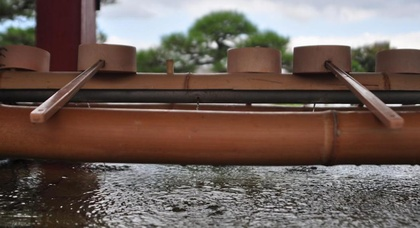
%> input picture libs/metrics/include/saliency-master/code_forMetrics/FastEMD/demo_FastEMD4/3.jpg, 420 x 228 px, shrunk from 1054 x 571 before the run
$ octave SWAM_demo.m   (GNU Octave 9; MATLAB toolbox functions it lacks are replaced by stand-ins)
%> lines starting %> are read from the running program, lines starting %| are printed output that depends on the picture
### libs/Xim/rgb2opponent.m
function opp_img = rgb2opponent(img, gamma, srgb_flag)
% Converts rgb values into opponent color values.
%
% outputs:
%   opp_img: opponent image
%
% inputs:
%   img: s/rgb image with values between 0 and 255 or between 0 and 1
%   gamma: gamma value for gamma correction
%   srgb_flag: 0 if img is rgb; 1 if img is srgb

img = double(img);

% normalise RGB values if necessary:
if max(img(:)) > 1
    img = img/255;
end

if srgb_flag
    % perform gamma correction:
    img_sRGB_temp1 = (img/12.92).*(img <= 0.04045);
    img_sRGB_temp2 = (((img + 0.055)/1.055).^gamma).*(img > 0.04045);
    img_sRGB       = img_sRGB_temp1 + img_sRGB_temp2;

    R = img_sRGB(:,:,1);
    G = img_sRGB(:,:,2);
    B = img_sRGB(:,:,3);
else
    R = img(:,:,1);
    G = img(:,:,2);
    B = img(:,:,3);
end

% We assume white light. Therefore, we use the simplified version of
% opponent color transform
O1 = R-G;
O2 = R+G-2*B;
O3 = R+G+B;

O13 = O1;
O23 = O2;

% For intensity-normalized chromatic channel
O13 = O1./O3;
O23 = O2./O3;

O13(isnan(O13)) = 0;
O23(isnan(O23)) = 0;

opp_img(:,:,1) = O13;
opp_img(:,:,2) = O23;
opp_img(:,:,3) = O3;

### libs/nd2-david_v1/libs/CIWaM/add_padding.m
function image_padded = add_padding(image)
% Pads image so that dimensions are powers of 2.
%
% outputs:
%   image_padded: padded image.
%
% inputs:
%   image: input image.

[height width] = size(image);

% pad image when dimensions are not powers of 2/equal to each other:
nearest_pow = 2^ceil(log2(max(width,height)));
image_padded = zeros(nearest_pow);
image_padded(1:height,1:width) = image;
image_padding = nearest_pow - [height width];

% pad right extreme:
if image_padding(2) < width
    image_padded(1:height,(width + 1):end) = fliplr(image(:,(end-image_padding(2)):(end - 1)));

% deal with padding when >= image
else
    numImgs = floor(image_padding(2)/width);
    extra_padding = image_padding(2) - numImgs*width + numImgs + 1;
    padding = [];
    for i = 1:numImgs
        if rem(i,2) == 1
            padding = [padding fliplr(image(:,1:(width-1)))];
        else
            padding = [padding image(:,2:width)];
        end
    end
    if rem(i,2) == 1
        padding = [padding image(:,2:extra_padding)];
    else
        padding = [padding fliplr(image(:,end - extra_padding+2:end))];
    end
    image_padded(1:height,(width+1):end) = padding;
end

% pad bottom extreme:
if image_padding(1) < height
    image_padded((height+1):end,:) = flipud(image_padded((height-image_padding(1)):(height - 1),:));

% deal with padding when >= image
else
    numImgs = floor(image_padding(1)/height);
    extra_padding = image_padding(1) - numImgs*height + numImgs + 1;
    padding = [];
    for i = 1:numImgs
        if rem(i,2) == 1
            padding = [padding; flipud(image_padded(1:(height-1),:))];
        else
            padding = [padding; image_padded(2:height,:)];
        end
    end
    if rem(i,2) == 1
        padding = [padding; image_padded(2:extra_padding,:)];
    else
        padding = [padding; flipud(image_padded(end - extra_padding+2:end,:))];
    end
    image_padded((height+1):end,:) = padding;
end

end

### libs/nd2-david_v1/libs/CIWaM/DWT.m
function [w c] = DWT(image, wlev)
% Implementation of Mallate Discrete Wavelet Transform.
%
% outputs:
%   w: cell array of length wlev, containing wavelet planes in 3
%   orientations.
%   c: cell array of length c, containing residual planes.
%
% inputs:
%   image: input image to be decomposed.
%   wlev: # of wavelet levels.

% pad image so that dimensions are powers of 2:
image = add_padding(image);

% Defined 1D Gabor-like filter:
h = [1./16.,1./4.,3./8.,1./4.,1./16.];

energy = sum(h);
inv_energy = 1/energy;
h = h*inv_energy;
w = cell(wlev,1);
c = cell(wlev,1);

for s = 1:wlev
    img_dim = size(image,1);
    orig_image = image;
    inv_sum = 1/sum(h);

    % decimate image along horizontal direction
    prod = symmetric_filtering(image, h)*inv_sum;          % blur
    HF = prod;
    tmp_prod = zeros(size(prod));
    tmp_prod(:,1:2:img_dim) = prod(:,1:2:img_dim);         % downsample

    tmp_prod2 = symmetric_filtering(tmp_prod, h)*inv_sum;  % blur downsampled image horizontally
    GF = image - 2*tmp_prod2;                              % horizontal frequency info

    % decimate image along vertical direction
    prod = symmetric_filtering(HF, h')*inv_sum;            % blur
    HHF = prod;
    tmp_prod = zeros(size(prod));
    tmp_prod(1:2:img_dim,:) = prod(1:2:img_dim,:);         % downsample

    tmp_prod2 = symmetric_filtering(tmp_prod, h')*inv_sum; % blur downsampled image vertically
    GHF = HF - 2*tmp_prod2;                                % vertical wavelet plane

    % decimate GF along vertical direction
    prod = symmetric_filtering(GF, h')*inv_sum;            % blur
    tmp_prod = zeros(size(prod));
    tmp_prod(1:2:img_dim,:) = prod(1:2:img_dim,:);         % downsample

    HGF = 2*symmetric_filtering(tmp_prod, h')*inv_sum;     % horizontal wavelet plane

    % save horizontal and vertical wavelet planes:
    w{s,1}(:,:,1) = HGF;
    w{s,1}(:,:,2) = GHF;

    % Downsample residual image, HHF:
    HHF = HHF(1:2:img_dim,1:2:img_dim);

    % save residual
    C      = HHF;
    c{s,1} = C;

    % upsample residual image:
    HHF = upsample(upsample(HHF,2)',2)';

    % blur with vertical filter:
    image = 2*symmetric_filtering(HHF, h')*inv_sum;

    % blur with horizontal filter:
    image = 2*symmetric_filtering(image, h)*inv_sum;

    % Create and save wavelet plane:
    DF = orig_image - (image + HGF + GHF);
    w{s,1}(:,:,3) = DF;

    % Downsample residual image:
    image = HHF(1:2:img_dim,1:2:img_dim);

end

end

### libs/nd2-david_v1/libs/CIWaM/symmetric_filtering.m
function b = symmetric_filtering(a, h)
% Filter a with h, using symmetric filtering at the edges, where extreme
% edges are not mirrored.
%
% outputs:
%   b: filtered matrix
%
% inputs:
%   a: input matrix
%   h: filter

% Extent of padding is half radius of filter:
pad_sz = floor(length(h)/2);

a_padded = mirroring(a, pad_sz);                  % pad edges
b_padded = imfilter(a_padded, h);                 % filter padded matrix
b        = b_padded((pad_sz + 1):(end - pad_sz),(pad_sz + 1):(end - pad_sz)); % remove padding

end

function mc = mirroring(w,n)
% Mirrors edges of the wavelet plane as a form of edge padding.
%
% outputs:
%   mc: padded wavelet plane
%
% inputs:
%   w: wavelet plane
%   n: extent of padding

[i j] = size(w);
A     = flipud(w(2:(2+n-1),:));    % top padding
B     = flipud(w(i-n:i-1,:));      % bottom padding
mc    = [A;w;B];                   % add padding

A  = fliplr(mc(:,2:(2+n-1)));      % left padding
B  = fliplr(mc(:,j-n:j-1));        % right padding
mc = [A mc B];                     % add padding

end

### libs/SWAM_for_distro/SWAM.m
function smap = SWAM(img, window_sizes, wlev, gamma, srgb_flag, nu_0)
% returns saliency map for image
%
% outputs:
%   smap: saliency map for image
%
% inputs:
%   imag: input image
%   window sizes: window sizes for computing relative contrast; suggested
%   value of [13 26]
%   wlev: # of wavelet levels
%   gamma: gamma value for gamma correction
%   srgb_flag: 0 if img is rgb; 1 if img is srgb
%   nu_0: peak spatial frequency for CSF; suggested value of 4

% convert opponent colour space of colour images:
opp_img = rgb2opponent(img, gamma, srgb_flag);

% generate swam for each channel:
rec(:,:,1) = SWAM_per_channel(opp_img(:,:,1),wlev,nu_0,'colour',window_sizes);
rec(:,:,2) = SWAM_per_channel(opp_img(:,:,2),wlev,nu_0,'colour2',window_sizes);
rec(:,:,3) = SWAM_per_channel(opp_img(:,:,3),wlev,nu_0,'intensity',window_sizes);

% combine channels:
[m n p] = size(img);
s_map   = sqrt(sum(rec.^2,3))*(m*n);

% normalise:
map_max = max(s_map(:));
map_min = min(s_map(:));
smap    = floor(255*(s_map - map_min)/(map_max - map_min));

end

function rec = SWAM_per_channel(channel,wlev,nu_0,mode,window_sizes)
% returns saliency map for channel
%
% outputs:
%   rec: saliency map for channel
%
% inputs:
%   channel: opponent colour channel for which saliency map will be computed
%   wlev: # of wavelet levels
%   nu_0: peak spatial frequency for CSF; suggested value of 4
%   mode: type of channel i.e. colour or intensity
%   window sizes: window sizes for computing relative contrast; suggested
%   value of [13 26]

channel = double(channel);
[w wc]  = DWT(channel,wlev);

%figure;
allZctr = cell([wlev 3]);
allws = cell([wlev 3]);
allalpha = cell([wlev 3]);

% for each scale:
for s = 1:wlev
    % for horizontal, vertical and diagonal orientations:
    for orientation = 1:3

    	% retrieve wavelet plane:
        ws = w{s,1}(:,:,orientation);
        allws{s}{orientation} = ws;


    	% calculate center-surround responses:
        Zctr = relative_contrast(ws,orientation, window_sizes);
        allZctr{s}{orientation} = Zctr;


        % return alpha values:
        alpha = generate_csf(Zctr, s, nu_0, mode);
        allalpha{s}{orientation} = alpha;

        % save alpha value:
        wp{s,1}(:,:,orientation) = alpha;
    end

    % set residual data to zero:
    wc{s,1} = zeros(size(alpha/2,1)/2,size(alpha/2,2)/2) + 1;
end


% reconstruct the image using inverse wavelet transform:
rec = IDWT(wp,wc,size(channel,2),size(channel,1));

%%%display
[figure_ws] = displayfig_s_o(allws,1,wlev,1,3);
writefig_matrix(figure_ws,'ws_swam','libs/SWAM_for_distro/output_figs','',['_channel(' mode ')' ],'jpg');
[figure_zctr] = displayfig_s_o(allZctr,1,wlev,1,3);
writefig_matrix(figure_zctr,'zctr_swam','libs/SWAM_for_distro/output_figs','',['_channel(' mode ')' ],'jpg');
[figure_alpha] = displayfig_s_o(allalpha,1,wlev,1,3);
writefig_matrix(figure_alpha,'alpha_swam','libs/SWAM_for_distro/output_figs','',['_channel(' mode  ')' ],'jpg');


% normalization:
if sum(rec(:)) > 0
    rec = rec./sum(rec(:));
end

% [5 lines of commented-out code are left out]

end

% [83 lines left out: functions relative_contrast, SWAM_channel_display_texample, SWAM_channel_figure_display, not called in this run]

### libs/SWAM_for_distro/SWAM_demo.m
% clear all;

filename     = '3.jpg';
img          = double(imread(filename));
[m n p]      = size(img);
%> m = 228; n = 420; p = 3
nu_0         = 4;                                % peak spatial frequency of CSF; suggested value of 4
window_sizes = [13 26];                          % window sizes for computing relative contrast
wlev         = min([7,floor(log2(min([m n])))]); % number of wavelet planes
%> wlev = 7
gamma        = 2.4;                              % gamma value for gamma correction
srgb_flag    = 1;                                % 0 if img is rgb; 1 if img is srgb

% get saliency map:
smap = SWAM(img, window_sizes, wlev, gamma, srgb_flag, nu_0);
%> in rgb2opponent, `O2 = R+G-2*B;`:
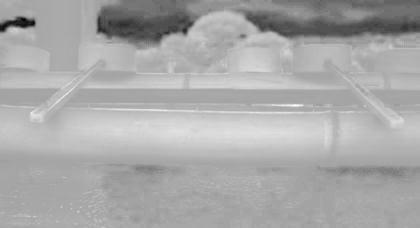
%> O2: size 228x420 double; min -0.747, max 0.416, mean 0.0249; drawn with min black and max white
%> in rgb2opponent, `O13 = O1./O3;`:
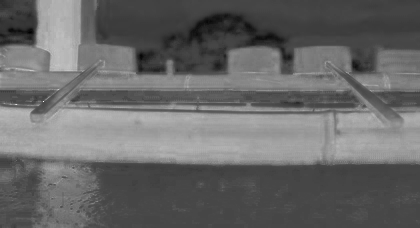
%> O13: size 228x420 double; min -0.381, max 1, mean 0.185; drawn with min black and max white
%> in rgb2opponent, `O23 = O2./O3;`:
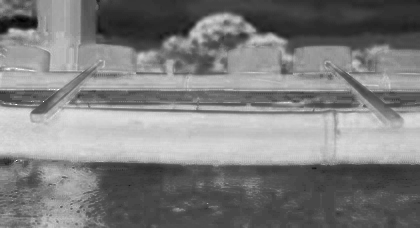
%> O23: size 228x420 double; min -0.397, max 1, mean 0.299; drawn with min black and max white
%> in rgb2opponent, `opp_img(:,:,3) = O3;`:
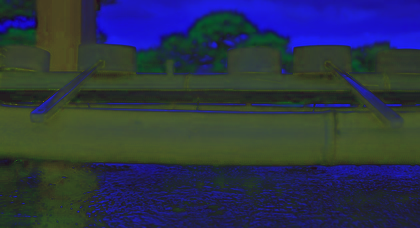
%> opp_img: size 228x420x3 double; mean R, G, B 0.185, 0.299, 0.572; drawn with min black and max white
%> in add_padding, `image_padded(1:height,(width + 1):end) = fliplr(image(:,(end-image_pad..`:
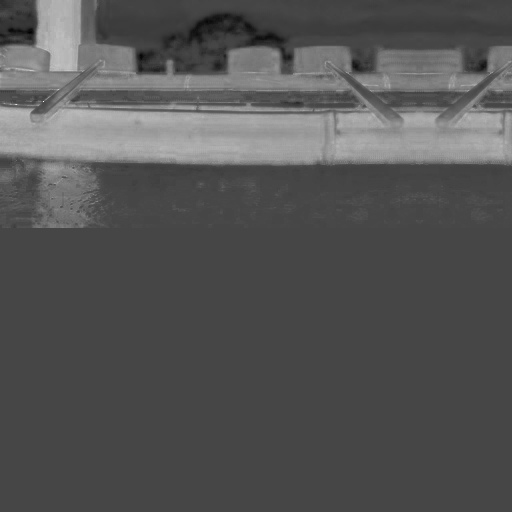
%> image_padded: size 512x512 double; min -0.381, max 1, mean 0.0797; drawn with min black and max white
%> in add_padding, `padding = [padding; image_padded(2:extra_padding,:)];`:
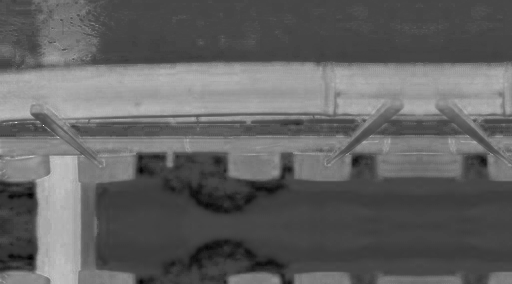
%> padding: size 284x512 double; min -0.381, max 1, mean 0.153; drawn with min black and max white
%> the loop in DWT, `for s = 1:wlev` made 7 passes
%> pass 1, in symmetric_filtering, `b        = b_padded((pad_sz + 1):(end - pad_sz),(pad_sz + 1):(end - pa..`:
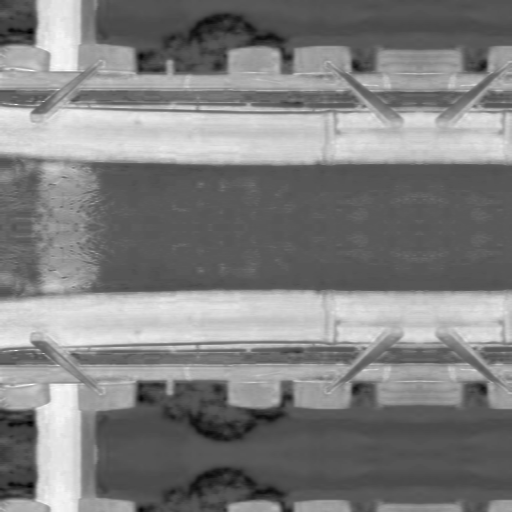
%> b: size 512x512 double; min -0.362, max 0.688, mean 0.165; drawn with min black and max white
%> after the loop in DWT, `for s = 1:wlev`: c = 7 items; tmp_prod = [0.00517 0.0809 -0.0186 -0.0625 -0.0125 0.0097 0.00126 -0.00166; 0 0 0 0 0 0 0 0; 0.00282 0.0449 -0.0106 -0.0289 -0.00416 0.000858 -0.0023 -0.00239; 0 0 0 0 0 0 0 0; 0.00141 0.0354 -0.0095 -0.0177 -0.00234 -0.00245 -0.00306 -0.00209; 0 0 0 0 0 0 0 0; 0.00326 0.0646 -0.0143 -0.047 -0.00915 0.00558 -0.000367 -0.00198; 0 0 0 0 0 0 0 0]; w = 7 items
%> after the loop in SWAM_per_channel, `for s = 1:wlev`: allZctr = 21 items; wp = 7 items
%> the run ends on the next line

$ run again, with libs/metrics/include/saliency-master/code_forMetrics/FastEMD/demo_FastEMD4/1.jpg copied over libs/metrics/include/saliency-master/code_forMetrics/FastEMD/demo_FastEMD4/3.jpg
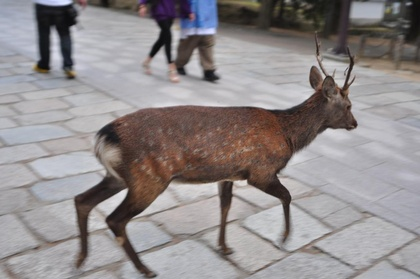
%> input picture libs/metrics/include/saliency-master/code_forMetrics/FastEMD/demo_FastEMD4/1.jpg, 420 x 279 px, shrunk from 1072 x 712 before the run
%> in rgb2opponent, `opp_img(:,:,3) = O3;`:
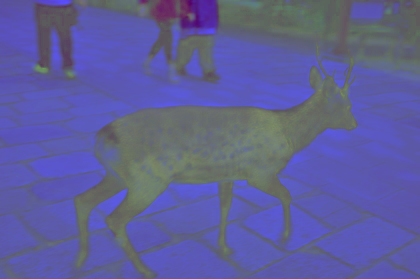
%> opp_img: size 279x420x3 double; mean R, G, B 0.0507, 0.0529, 0.947; drawn with min black and max white
%> the loop in DWT, `for s = 1:wlev` made 7 passes
%> pass 1, in symmetric_filtering, `b_padded = imfilter(a_padded, h);`:
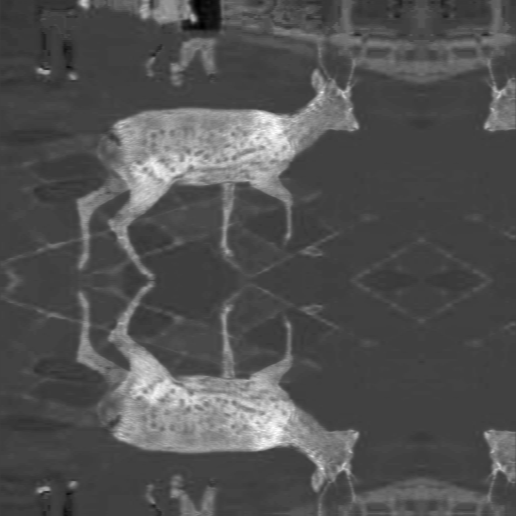
%> b_padded: size 516x516 double; min -0.167, max 0.498, mean 0.0469; drawn with min black and max white
%> after the loop in DWT, `for s = 1:wlev`: c = 7 items; tmp_prod = [-0.0196 -0.0161 0.00801 0.014 0.00859 0.00759 -0.00758 -0.00943; 0 0 0 0 0 0 0 0; -0.0313 -0.026 0.0166 0.0303 0.0249 -0.00135 -0.0199 -0.0178; 0 0 0 0 0 0 0 0; -0.0254 -0.0134 0.0209 0.0177 0.0136 -0.00833 -0.0131 -0.00939; 0 0 0 0 0 0 0 0; -0.0344 -0.0262 0.0218 0.0327 0.0273 -0.00692 -0.0224 -0.0183; 0 0 0 0 0 0 0 0]; w = 7 items
%> after the loop in SWAM_per_channel, `for s = 1:wlev`: allZctr = 21 items; wp = 7 items

$ run again, with libs/metrics/include/saliency-master/code_forMetrics/FastEMD/demo_FastEMD4/2.jpg copied over libs/metrics/include/saliency-master/code_forMetrics/FastEMD/demo_FastEMD4/3.jpg
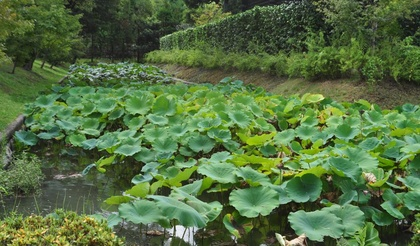
%> input picture libs/metrics/include/saliency-master/code_forMetrics/FastEMD/demo_FastEMD4/2.jpg, 420 x 246 px, shrunk from 1051 x 615 before the run
%> in add_padding, `image_padded(1:height,(width + 1):end) = fliplr(image(:,(end-image_pad..`:
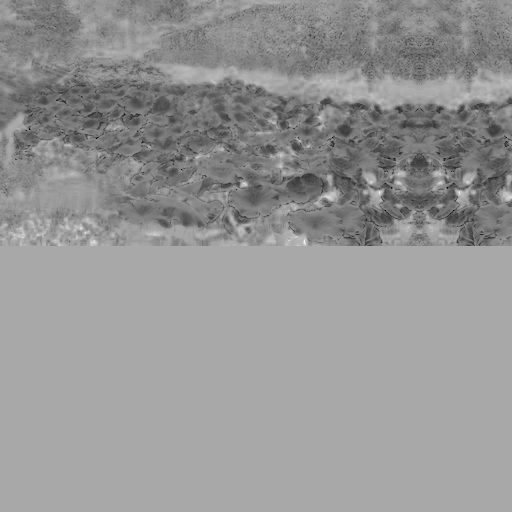
%> image_padded: size 512x512 double; min -1, max 0.513, mean -0.11; drawn with min black and max white
%> the loop in DWT, `for s = 1:wlev` made 7 passes
%> pass 1, in symmetric_filtering, `b        = b_padded((pad_sz + 1):(end - pad_sz),(pad_sz + 1):(end - pa..`:
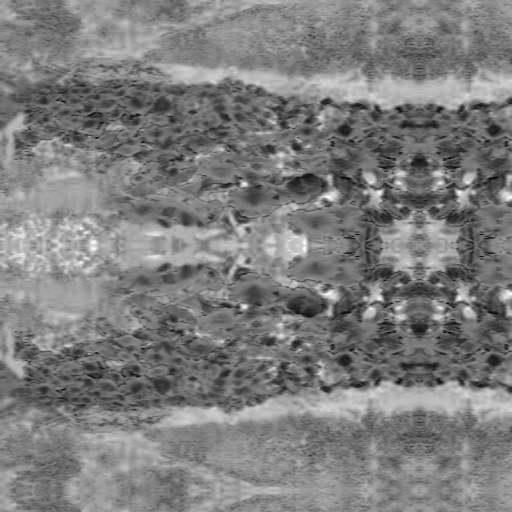
%> b: size 512x512 double; min -0.736, max 0.296, mean -0.227; drawn with min black and max white
%> after the loop in DWT, `for s = 1:wlev`: c = 7 items; tmp_prod = [-0.00829 -0.00946 0.00538 0.00302 0.0113 0.00462 -0.00669 -0.00793; 0 0 0 0 0 0 0 0; 0.0156 0.00815 -0.00694 -0.00891 0.00712 0.00282 -0.00662 -0.00678; 0 0 0 0 0 0 0 0; 0.028 0.0256 -0.00916 -0.0165 0.00593 -0.00435 -0.0114 -0.00826; 0 0 0 0 0 0 0 0; 0.0126 0.0037 -0.00662 -0.00687 0.00745 0.00466 -0.00542 -0.00638; 0 0 0 0 0 0 0 0]; w = 7 items
%> after the loop in SWAM_per_channel, `for s = 1:wlev`: allZctr = 21 items; wp = 7 items
